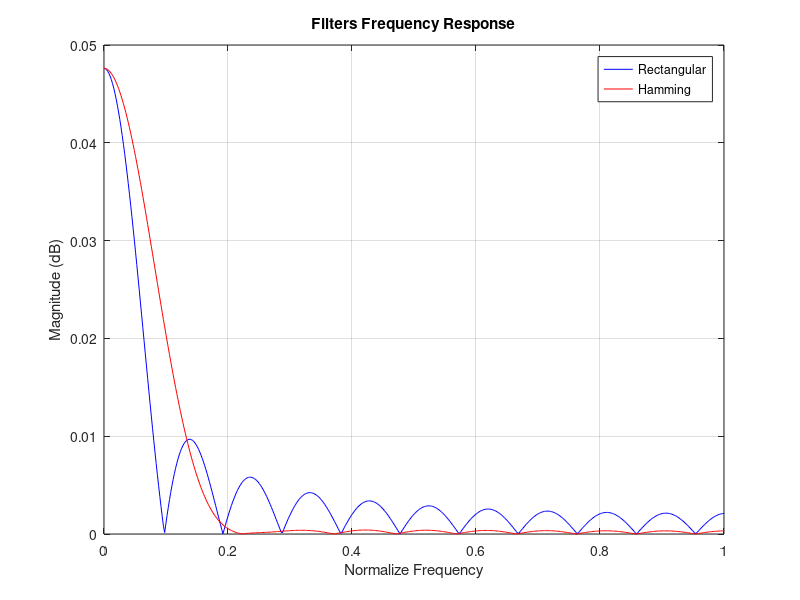

The MATLAB source for this figure:
clear ; close all ; clc ; 
Vc = 0.4 * pi;
Fs = 100;
N = 21;

% Filter design with rectangular window
h_rect = fir1(N-1, Vc/(Fs/2), 'low', rectwin(N));

% Filter design with hamming window
h_hamming = fir1(N-1, Vc/(Fs/2), 'low', hamming(N));

[H_rect,w1]=freqz(h_rect,N);
[H_hamming,w2]=freqz(h_hamming,N);

figure;
plot(linspace(0,1,length(w1)),abs(H_rect), 'b');
hold on;
plot(linspace(0,1,length(w2)),abs(H_hamming), 'r');
title('Filters Frequency Response');
xlabel('Normalize Frequency');
ylabel('Magnitude (dB)');
legend('Rectangular', 'Hamming');
grid on;
hold off;
